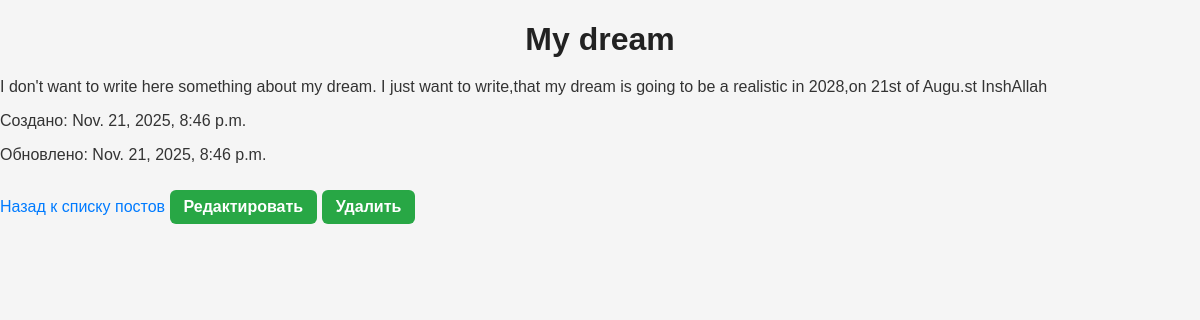
The app's page /post/2/ with its own data.
### blog/models.py (models this page shows, shortened)
class Post(models.Model):
    title = models.CharField(max_length=150, null=True)
    content = models.TextField(null=True)
    created_at = models.DateTimeField(auto_now_add=True)
    updated_at = models.DateTimeField(auto_now=True)

### blog/views.py (the view)
# urls.py: path('post/<int:pk>/', views.post_detail, name='post_detail'),
def post_detail(request, pk):
    post = get_object_or_404(Post, pk=pk)
    return render(request, 'blog/post_detail.html', {'post':post})

### blog/templates/blog/post_detail.html (shortened to what this page needs)
<!DOCTYPE html>
<html lang="ru">
  <head>
    {% load static %}
    <link rel="stylesheet" href="{% static 'blog/style.css' %}" />
  </head>
  <body>
    <h1>{{post.title}}</h1>
    <p>{{post.content}}</p>
    <p>Создано: {{post.created_at}}</p>
    <p>Обновлено: {{post.updated_at}}</p>
    <a href="{% url 'post_list' %}">Назад к списку постов</a>
    <a href="{% url 'post_edit' post.pk %}" class="create-btn2"
      >Редактировать</a
    >
    <a href="{% url 'post_delete' post.pk %}" class="create-btn2">Удалить</a>
  </body>
</html>

### blog/static/blog/style.css (style rules this page uses)
body { margin: 0; padding: 0; font-family: Arial, sans-serif; background-color: #f5f5f5; color: #333; }
h1 { text-align: center; margin-bottom: 20px; color: #222; }
a { text-decoration: none; color: #007bff; }
.create-btn, .create-btn2, .btn { display: inline-block; padding: 8px 14px; border-radius: 6px; font-weight: bold; margin-top: 10px; text-align: center; color: white; }
.create-btn, .create-btn2 { background-color: #28a745; }

### records on screen
Post: title "My dream", content "I don't want to write here something about my dream. I just want to write,that my dream is going to be a realistic in 2028,on 21st of Augu.st InshAllah", created_at "Nov. 21, 2025, 8:46 p.m.", updated_at "Nov. 21, 2025, 8:46 p.m."
